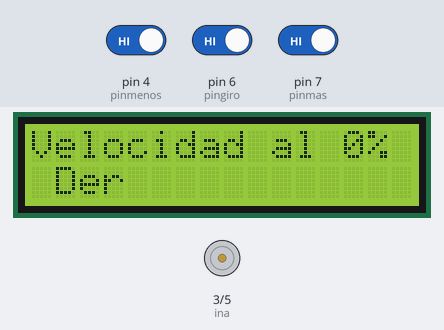
This sketch was run on a simulated Arduino Uno, built with avr-gcc and run on an emulated ATmega328P. On the bench: 16×2 character LCD, motor-driver pin pairs drawn as motors (green arrow = first pin HIGH = forward, orange = second pin HIGH = backward, longer = more drive). Inputs (shaded band) come from the test bench; at power-on: pin 7 (pinmas) HIGH, pin 6 (pingiro) HIGH, pin 4 (pinmenos) HIGH.

Above: at 1.2 s.
1.3 s: pin 7 (pinmas) driven LOW
3.4 s: pin 6 (pingiro) driven LOW
At 4.5 s:
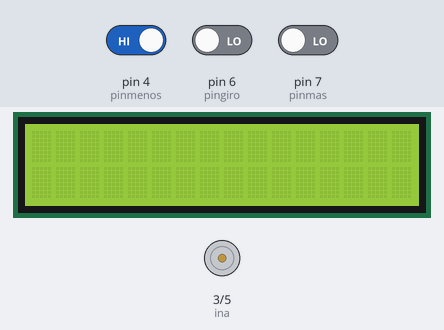
6.2 s: pin 4 (pinmenos) driven LOW
9.2 s: pin 4 (pinmenos) driven HIGH
At 12.0 s:
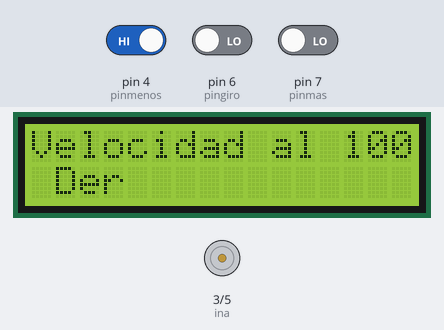
12.2 s: pin 6 (pingiro) driven HIGH
At 13.7 s:
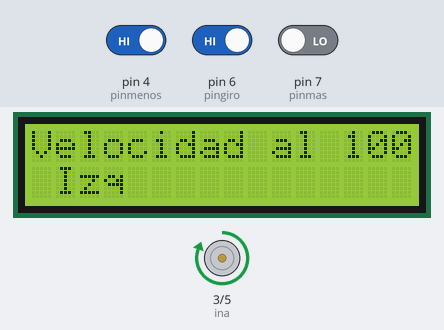
14.0 s: pin 6 (pingiro) driven LOW
At 14.6 s:
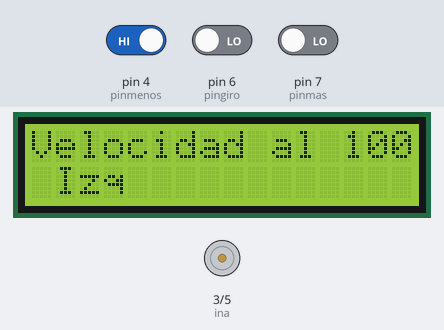
Timing chart, 0 to 17.0 s (numbered marks = the images above; inputs shaded):
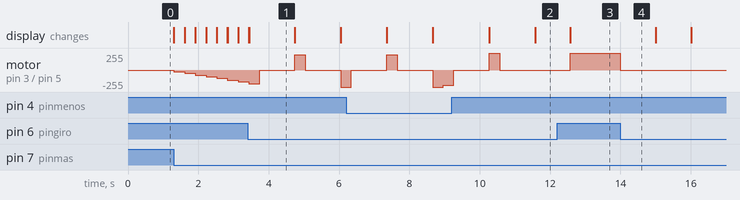

The sketch:

Practica_motorcd.ino
```cpp
#include <LiquidCrystal.h>

const int rs = 8, en = 9, d4 = 10, d5 = 11, d6 = 12, d7 = 13;
LiquidCrystal lcd(rs, en, d4, d5, d6, d7);

//estados de botones
int botonmas = HIGH;
int botonmenos = HIGH;
int botongiro = HIGH;

//pines de botones
int pinmas = 7;
int pinmenos = 4;
int pingiro = 6;

//pines de puente H
int ina = 3;
int inb = 5;

//variable que determina el giro 1=derecha y 0=izquierda
int dir = 1;

//variables de velocidad final y velocidad
int vf = 0, v = 0;

void setup() {
  Serial.begin(9600);
  lcd.begin(16,2);

  pinMode(pinmas, INPUT);
  pinMode(pinmenos, INPUT);
  pinMode(pingiro, INPUT);
  pinMode(ina, OUTPUT);
  pinMode(inb, OUTPUT);
}

void loop() {
  botonmas = digitalRead(pinmas);
  botonmenos = digitalRead(pinmenos);
  botongiro = digitalRead(pingiro);

  if(botonmas == LOW) {
    if(v!=100){
      v += 10;
      vf =  map(v,0,100,0,255);
       if(dir==1){
        //Giro a la derecha
       analogWrite(ina, 0);
       analogWrite(inb, vf);
      }
      else{
        //Giro a la izquierda
       analogWrite(ina, vf);
       analogWrite(inb, 0);
      }
      lcd.clear();
      delay(300);
    }
  }

  if(botonmenos == LOW){
    if(v!=0){
      v-=10;
      vf =  map(v,0,100,0,255);
        if(dir==1){
          //Giro a la derecha
       analogWrite(ina, 0);
       analogWrite(inb, vf);
      }
      else{
        //Giro a la izquierda
       analogWrite(ina, vf);
       analogWrite(inb, 0);
      }
      lcd.clear();
      delay(300);
    }
  }

 if(botongiro == LOW && dir==1) //Si está girando a la derecha, cambiar a la izquierda
  {
    digitalWrite(ina, LOW);
    digitalWrite(inb, LOW);
    delay(1000);
    analogWrite(ina, vf);
    analogWrite(inb, 0);
    dir = 0;
  }
    else if(botongiro == LOW && dir==0)//Si está girando a la izquierda, cambiar a la derecha
  {
    digitalWrite(ina, LOW);
    digitalWrite(inb, LOW);
    delay(1000);
    analogWrite(ina, 0);
    analogWrite(inb, vf);
    dir = 1;
  }

  if(dir==1){
    lcd.setCursor(1,1);
    lcd.print("Der");
  }
  else
  {
    lcd.setCursor(1,1);
    lcd.print("Izq");
  }
  lcd.setCursor(0,0);
  lcd.print("Velocidad al ");
  lcd.print(String(v)+"%");
}
```

Measured:
- after the input at 1.3 s, motor on pin 3 (ina) / pin 5 (inb): moves from stopped to backward 178/255 over 1.8 s, starting at once
- after the input at 12.2 s, motor on pin 3 (ina) / pin 5 (inb): stopped → forward 255/255 after 0.37 s
- after the input at 14.0 s, motor on pin 3 (ina) / pin 5 (inb): forward 255/255 → stopped at once
- what the display in image 1 shows lasts 1.3 s, from 3.4 s to 4.7 s
